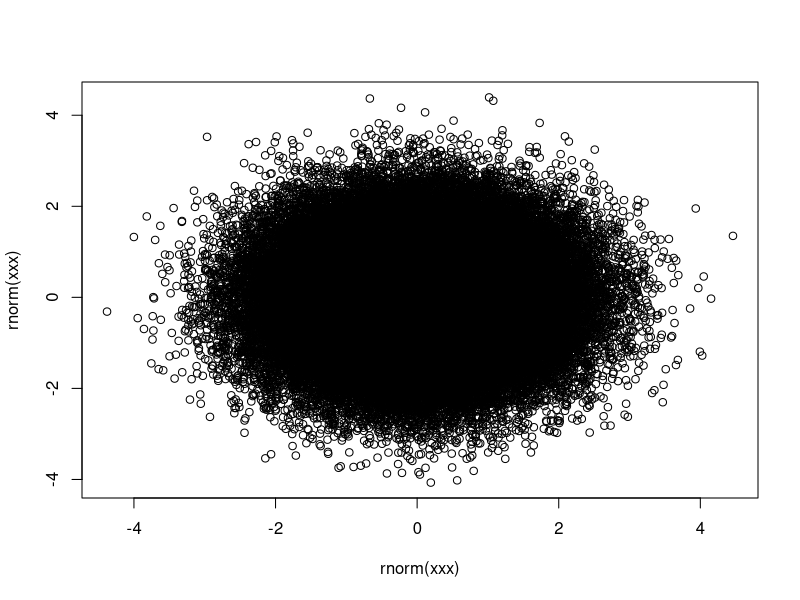

R code for this plot:
## NEEDS WORK!!!
## Hover Testing
## Assign Test
x <- 10
y <- x + 1
z = y + 1
a <<- z + 1
a + 1 -> b
b + 1 ->> d
d <- d + 1
## OOF! The above equation did not update properly in certain cases

## binary
e <- a + b

## unary
a <- -b

lst <- list(a=1,b=2)
letter <- "a"

##subset
lst[letter]
lst[[letter]]

## dollar expr
lst$a
## Dollar RGS nover not implmented

##function call
xxx <- 1:9
mean(x=xxx)
mean(xxx)


{
  lst
}
## list hover didn't work, but I think that is OK? investigate?

## paren
(lst)

##if then
if(x == 10) y else z

##top level ident
lst

##==================
## child block cases
##==================

xxx <- 100000


plot(rnorm(xxx),rnorm(xxx))


print(xxx)


if(TRUE) {
  aa1 <- 100
  bb1 <- aa1 + 23
  bb1 <- 300
}

{
  aa2 <- 100
  bb2 <- aa2 + 1
  bb2 <- 300
}

aa3 <- 0
while(aa3 < 10) {
  aa3 <- aa3 + 1
}

dd4 <- 1
foo <- function(aa4,bb4=2*aa4,...) {
  dd4 <- dd4 + 1
  cc4 <- bb4 + aa4 + dd4
}
dd4 <- foo(10)

print(xxx)






